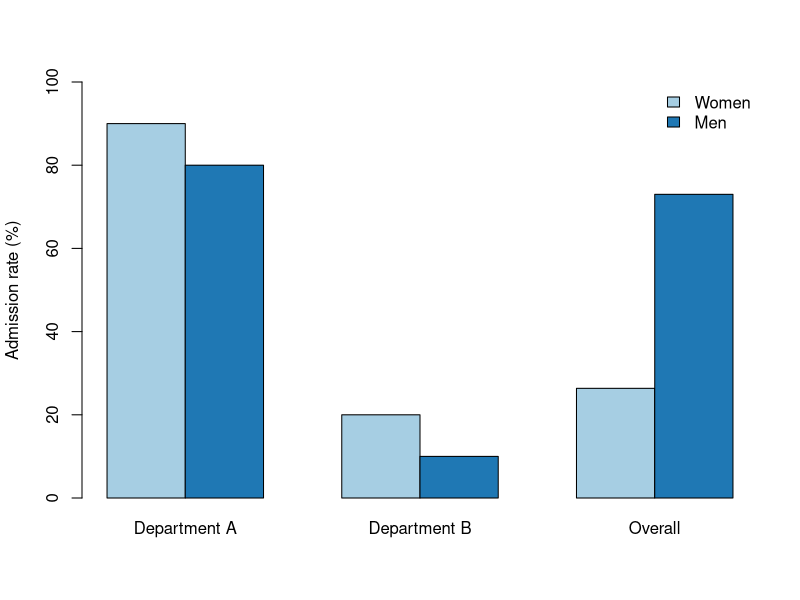

This chart was generated by the following R code:
## ---- chunk 1
#| echo: false
#| fig-cap: "Admission rates by department and overall"

rates <- matrix(
  c(90, 20, 29 / 110 * 100,
    80, 10, 73 / 100 * 100),
  nrow = 2,
  byrow = TRUE
)

colnames(rates) <- c("Department A", "Department B", "Overall")
rownames(rates) <- c("Women", "Men")

barplot(
  rates,
  beside = TRUE,
  col = c("#A6CEE3", "#1F78B4"),
  ylim = c(0, 100),
  ylab = "Admission rate (%)",
  legend.text = rownames(rates),
  args.legend = list(x = "topright", bty = "n")
)
